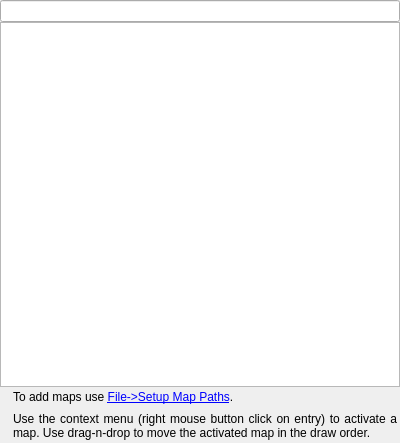
<?xml version="1.0" encoding="UTF-8"?>
<ui version="4.0">
 <class>IMapList</class>
 <widget class="QWidget" name="IMapList">
  <property name="geometry">
   <rect>
    <x>0</x>
    <y>0</y>
    <width>400</width>
    <height>443</height>
   </rect>
  </property>
  <property name="windowTitle">
   <string>Form</string>
  </property>
  <layout class="QVBoxLayout" name="verticalLayout_2">
   <property name="spacing">
    <number>0</number>
   </property>
   <property name="leftMargin">
    <number>0</number>
   </property>
   <property name="topMargin">
    <number>0</number>
   </property>
   <property name="rightMargin">
    <number>0</number>
   </property>
   <property name="bottomMargin">
    <number>0</number>
   </property>
   <item>
    <widget class="QLineEdit" name="lineFilter">
     <property name="toolTip">
      <string>Filter: Start to type and the list will be reduced to matching items.</string>
     </property>
    </widget>
   </item>
   <item>
    <widget class="CMapTreeWidget" name="treeWidget">
     <property name="contextMenuPolicy">
      <enum>Qt::CustomContextMenu</enum>
     </property>
     <property name="dragDropMode">
      <enum>QAbstractItemView::InternalMove</enum>
     </property>
     <property name="iconSize">
      <size>
       <width>32</width>
       <height>32</height>
      </size>
     </property>
     <property name="verticalScrollMode">
      <enum>QAbstractItemView::ScrollPerPixel</enum>
     </property>
     <attribute name="headerVisible">
      <bool>false</bool>
     </attribute>
     <column>
      <property name="text">
       <string notr="true">1</string>
      </property>
     </column>
    </widget>
   </item>
   <item>
    <layout class="QHBoxLayout" name="horizontalLayout">
     <property name="spacing">
      <number>3</number>
     </property>
     <property name="leftMargin">
      <number>3</number>
     </property>
     <property name="topMargin">
      <number>3</number>
     </property>
     <property name="rightMargin">
      <number>3</number>
     </property>
     <property name="bottomMargin">
      <number>3</number>
     </property>
     <item>
      <widget class="QLabel" name="labelIcon">
       <property name="sizePolicy">
        <sizepolicy hsizetype="Maximum" vsizetype="Preferred">
         <horstretch>0</horstretch>
         <verstretch>0</verstretch>
        </sizepolicy>
       </property>
       <property name="text">
        <string/>
       </property>
       <property name="pixmap">
        <pixmap resource="../resources.qrc">:/icons/48x48/Help.png</pixmap>
       </property>
       <property name="alignment">
        <set>Qt::AlignHCenter|Qt::AlignTop</set>
       </property>
      </widget>
     </item>
     <item>
      <layout class="QVBoxLayout" name="verticalLayout">
       <property name="spacing">
        <number>8</number>
       </property>
       <item>
        <widget class="QLabel" name="labelHelpFillMapList">
         <property name="text">
          <string>To add maps use &lt;a href='MapFolders'&gt;File-&gt;Setup Map Paths&lt;/a&gt;.</string>
         </property>
         <property name="alignment">
          <set>Qt::AlignJustify|Qt::AlignVCenter</set>
         </property>
         <property name="wordWrap">
          <bool>true</bool>
         </property>
        </widget>
       </item>
       <item>
        <widget class="QLabel" name="labelHelpActivateMap">
         <property name="text">
          <string>Use the context menu (right mouse button click on entry) to activate a map. Use drag-n-drop to move the activated map in the draw order. </string>
         </property>
         <property name="alignment">
          <set>Qt::AlignJustify|Qt::AlignVCenter</set>
         </property>
         <property name="wordWrap">
          <bool>true</bool>
         </property>
        </widget>
       </item>
      </layout>
     </item>
    </layout>
   </item>
  </layout>
  <action name="actionActivate">
   <property name="checkable">
    <bool>true</bool>
   </property>
   <property name="icon">
    <iconset resource="../resources.qrc">
     <normaloff>:/icons/32x32/Check.png</normaloff>
     <normalon>:/icons/32x32/Cancel.png</normalon>:/icons/32x32/Check.png</iconset>
   </property>
   <property name="text">
    <string>Activate</string>
   </property>
  </action>
  <action name="actionMoveUp">
   <property name="icon">
    <iconset resource="../resources.qrc">
     <normaloff>:/icons/32x32/Up.png</normaloff>:/icons/32x32/Up.png</iconset>
   </property>
   <property name="text">
    <string>Move Up</string>
   </property>
   <property name="toolTip">
    <string>Hide map behind previous map</string>
   </property>
  </action>
  <action name="actionMoveDown">
   <property name="icon">
    <iconset resource="../resources.qrc">
     <normaloff>:/icons/32x32/Down.png</normaloff>:/icons/32x32/Down.png</iconset>
   </property>
   <property name="text">
    <string>Move down</string>
   </property>
   <property name="toolTip">
    <string>Show map on top of next map</string>
   </property>
  </action>
  <action name="actionReloadMaps">
   <property name="icon">
    <iconset resource="../resources.qrc">
     <normaloff>:/icons/32x32/Reset.png</normaloff>:/icons/32x32/Reset.png</iconset>
   </property>
   <property name="text">
    <string>Reload Maps</string>
   </property>
  </action>
  <action name="actionClearFilter">
   <property name="icon">
    <iconset resource="../resources.qrc">
     <normaloff>:/icons/32x32/Filter.png</normaloff>:/icons/32x32/Filter.png</iconset>
   </property>
   <property name="text">
    <string>Clear Filter</string>
   </property>
  </action>
 </widget>
 <customwidgets>
  <customwidget>
   <class>CMapTreeWidget</class>
   <extends>QTreeWidget</extends>
   <header>map/CMapList.h</header>
  </customwidget>
 </customwidgets>
 <resources>
  <include location="../resources.qrc"/>
 </resources>
 <connections>
  <connection>
   <sender>actionClearFilter</sender>
   <signal>triggered()</signal>
   <receiver>lineFilter</receiver>
   <slot>clear()</slot>
   <hints>
    <hint type="sourcelabel">
     <x>-1</x>
     <y>-1</y>
    </hint>
    <hint type="destinationlabel">
     <x>199</x>
     <y>12</y>
    </hint>
   </hints>
  </connection>
 </connections>
</ui>
